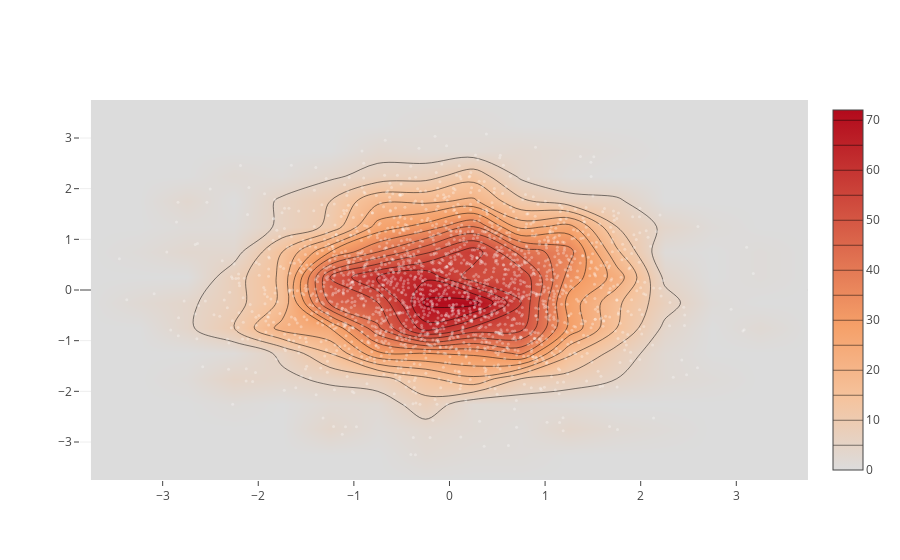

Notebook code for this chart:
### Code cell
import numpy as np

x = np.random.randn(2000)
y = np.random.randn(2000)
iplot([go.Histogram2dContour(x=x, y=y, contours=dict(coloring='heatmap')),
       go.Scatter(x=x, y=y, mode='markers', marker=dict(color='white', size=3, opacity=0.3))], show_link=False)

### Figure 1 — Plotly figure (JSON) as saved in the notebook; plotly's stock layout.template omitted (floating-point values rounded to 4 significant figures; data arrays with more than 128 entries replaced by an {"elided": "..."} marker saying what was removed)
{"data": [{"contours": {"coloring": "heatmap"}, "type": "histogram2dcontour", "x": {"elided": "2000 float values"}, "y": {"elided": "2000 float values"}}, {"marker": {"color": "white", "opacity": 0.3, "size": 3}, "mode": "markers", "type": "scatter", "x": {"elided": "2000 float values"}, "y": {"elided": "2000 float values"}}], "layout": {}}
